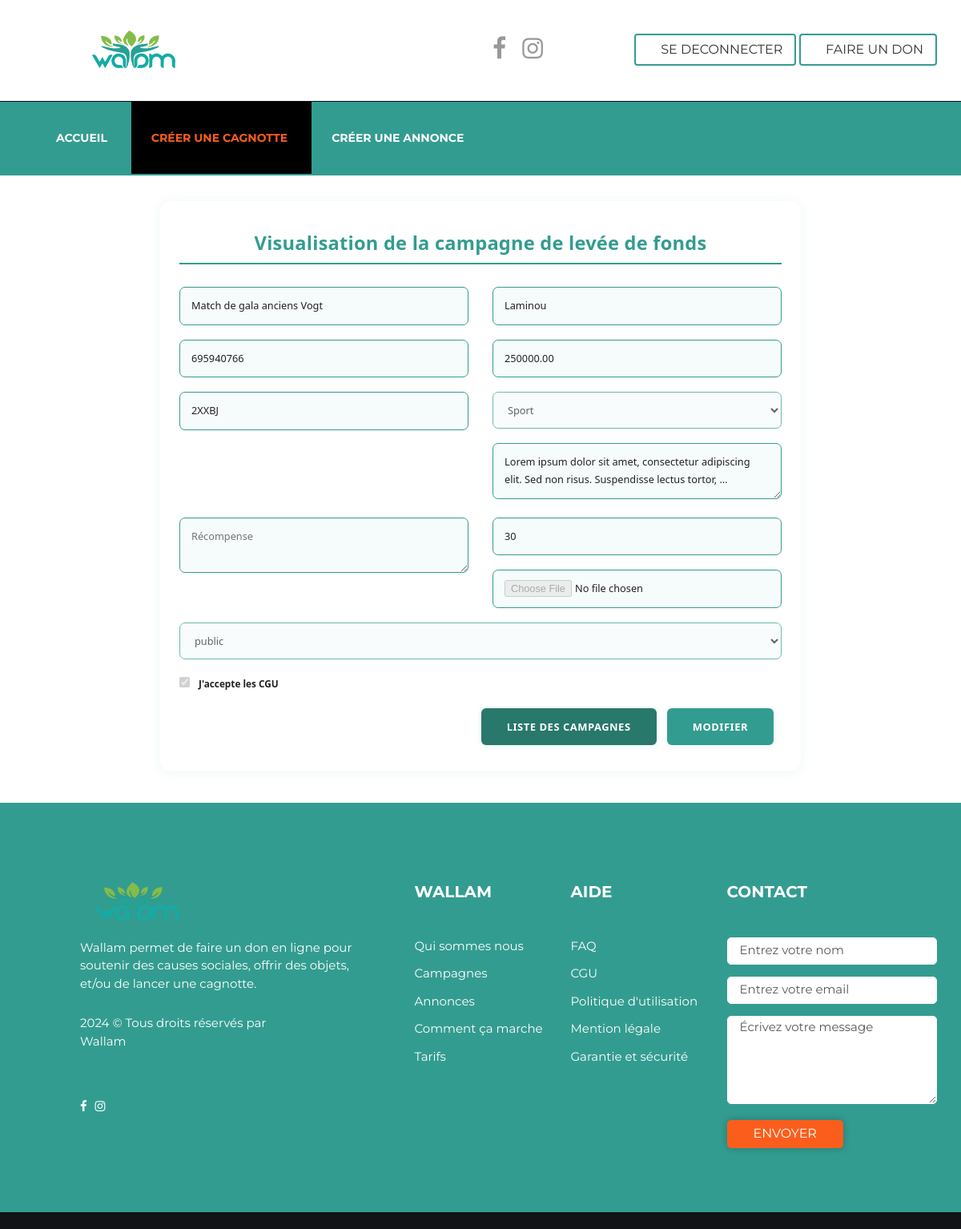
Page /campaign/4/ (signed in) on the earlier database version.
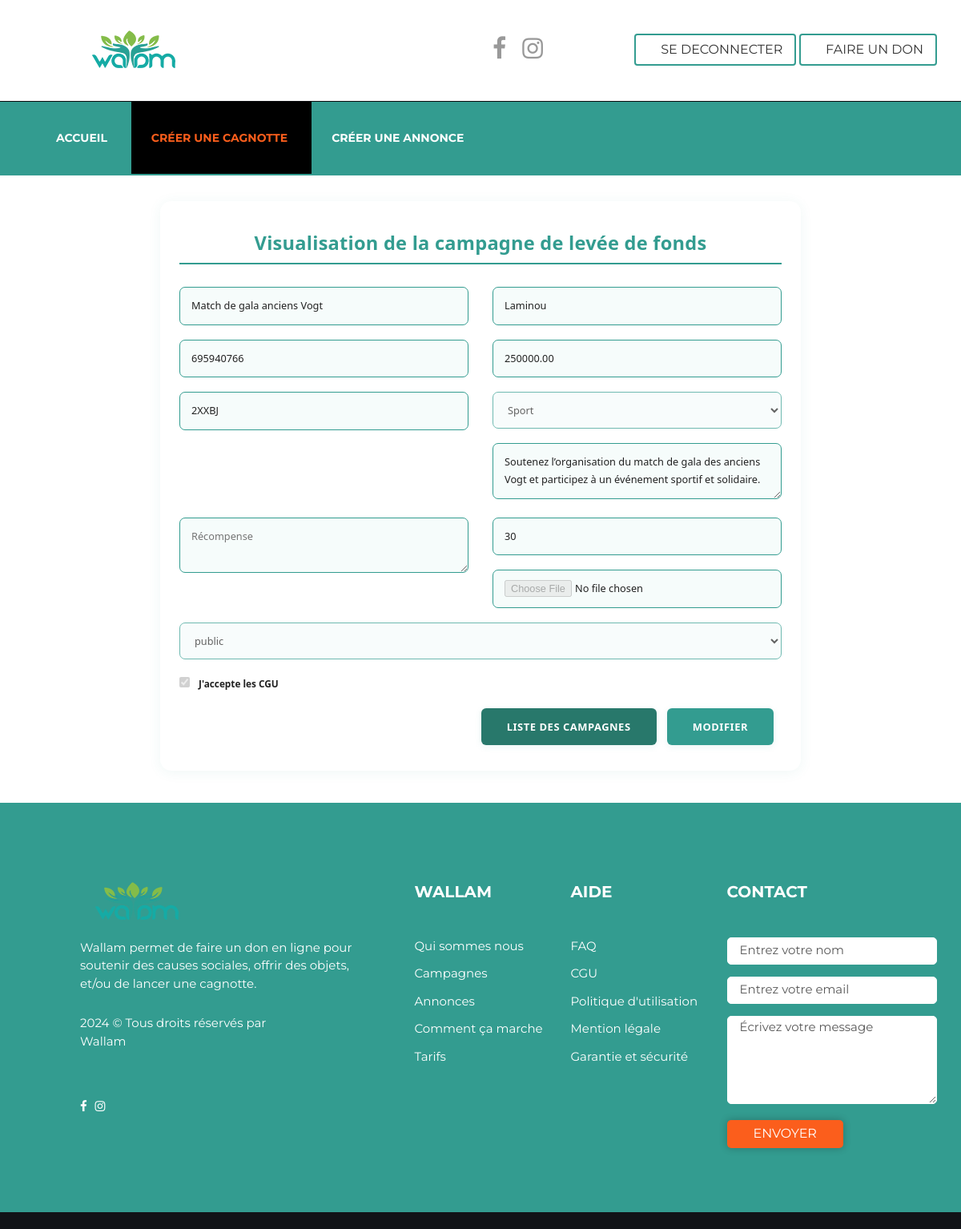
Same page on the later database version.
### campaign/models.py (models this page shows, shortened)
class Campaign(models.Model):
    VISIBILITY_CHOICES = [
        ('public', 'Publique'),
        ('private', 'Privée'),
    ]
    STATUS_CHOICES = [
        ('encours', 'Encours'),
        ('terminee', 'Terminee'),
    ]
    user = models.ForeignKey(User, on_delete=models.CASCADE,
                             related_name="campaigns")  # L'utilisateur qui crée la campagne
    title = models.CharField(max_length=255)
    beneficiary = models.CharField(max_length=255)
    beneficiary_phone = models.CharField(max_length=15)
    goal = models.DecimalField(max_digits=10, decimal_places=2, blank=True, null=True)
    duration = models.IntegerField(help_text="Durée en jours")
    code = models.CharField(max_length=50, blank=True, null=True)
    category = models.ForeignKey(Category,  on_delete=models.SET_NULL, blank=True, null=True)
    description = models.TextField()
    reward = models.TextField(blank=True, null=True)
    uploaded_files = models.FileField(upload_to="campaign_files/", blank=True, null=True)
    visibility = models.CharField(max_length=10, choices=VISIBILITY_CHOICES, default='public')
    terms_accepted = models.BooleanField(default=False)
    status = models.CharField(max_length=20, choices=STATUS_CHOICES, default='encours')
    urgent = models.BooleanField(default=False)
    created_at = models.DateTimeField(auto_now_add=True)
    updated_at = models.DateTimeField(auto_now=True)

class Category(models.Model):
    name = models.CharField(max_length=100)
    description = models.CharField(max_length=100, null=True, blank=True)
    created_at = models.DateTimeField(auto_now_add=True)
    active = models.BooleanField(default=True)

### campaign/views.py (the view)
# urls.py: path("campaign/<int:pk>/", views.campaign_detail_view, name="campaign_detail"),
@login_required
def campaign_detail_view(request, pk):
    campaign = get_object_or_404(Campaign, pk=pk)
    context = {
        "campaign": campaign
    }
    return render(request, "campaign/detail_campaign.html", context)

### templates/campaign/detail_campaign.html (shortened to what this page needs)
{% extends 'default.html' %}
{% load static %}
{% block menu %}
<ul class="nav navbar-nav">
    <li>
        <a href="{% url 'index' %}">Accueil</a>
    </li>
    <li class="current">
        <a href="{% url 'create_campaign' %}">Créer une cagnotte</a>
    </li>
    <li><a href="{% url 'announce' %}">Créer une annonce</a></li>
</ul>
{% endblock %}
{% block content %}
<div class="detail-campaign-wrapper">
    {% if amount %}
        <div class="detail-campaign-title">Vous avez fait un DON de : {{ amount }} FCFA</div>
        <div style="text-align:center; margin:2em 0 1em 0;">
            <h4>Merci de soutenir notre cause, <a href="{% url 'index' %}">Retour à la page d'accueil</a></h4>
        </div>
    {% else %}
        <div class="detail-campaign-title">Visualisation de la campagne de levée de fonds</div>
        <form action="#" class="detail-campaign-form" method="post">
            <div class="row">
                <div class="col-md-6">
                    <input type="text" name="title" value="{{ campaign.title }}" disabled placeholder="Titre de la campagne">
                </div>
                <div class="col-md-6">
                    <input type="text" name="beneficiary" value="{{ campaign.beneficiary }}" disabled placeholder="Bénéficiaire">
                </div>
                <div class="col-md-6">
                    <input type="text" name="beneficiary_phone" value="{{ campaign.beneficiary_phone }}" disabled placeholder="Téléphone du bénéficiaire">
                </div>
                <div class="col-md-6">
                    <input type="number" step="0.01" name="goal" value="{{ campaign.goal }}" disabled placeholder="Objectif (montant)">
                </div>
                <div class="col-md-6">
                    <input type="text" name="code" value="{{ campaign.code }}" disabled placeholder="Code de la campagne">
                </div>
                <div class="col-md-6">
                    <select name="category" disabled>
                        <option value="{{ campaign.category.pk }}">{{ campaign.category.name }}</option>
                    </select>
                </div>
                <div class="col-md-6">
                    <textarea name="description" disabled placeholder="Description">{{ campaign.description }}</textarea>
                </div>
                <div class="col-md-6">
                    <textarea name="reward" disabled placeholder="Récompense">{{ campaign.reward }}</textarea>
                </div>
                <div class="col-md-6">
                    <input type="number" name="duration" value="{{ campaign.duration }}" disabled placeholder="Durée (jours)">
                </div>
                <div class="col-md-6">
                    <input type="file" name="uploaded_files" disabled>
                </div>
                <div class="col-md-12">
                    <select name="visibility" disabled>
                        <option value="{{ campaign.visibility }}">{{ campaign.visibility }}</option>
                    </select>
                </div>
                <div class="col-md-12">
                    <div class="form-check">
                        <input class="form-check-input" type="checkbox" name="terms_accepted" id="terms" {% if campaign.terms_accepted %} checked {% endif %} disabled>
                        <label class="form-check-label" for="terms">J'accepte les CGU</label>
                    </div>
                </div>
                <div class="col-md-12" style="text-align: right; margin-top:1% !important;">
                    <a href="#" class="detail-campaign-btn-green">Liste des campagnes</a>
                    <a href="{% url 'edit_campaign' pk=campaign.pk %}" class="detail-campaign-btn">Modifier</a>
                </div>
            </div>
        </form>
    {% endif %}
</div>
{% endblock %}

Differences in the rows shown:
changed Campaign "Match de gala anciens Vogt": description "Lorem ipsum dolor sit amet, consectetur adipiscing elit. Sed non risus. Suspendisse lectus tortor, …" → "Soutenez l’organisation du match de gala des anciens Vogt et participez à un événement sportif et solidaire."
